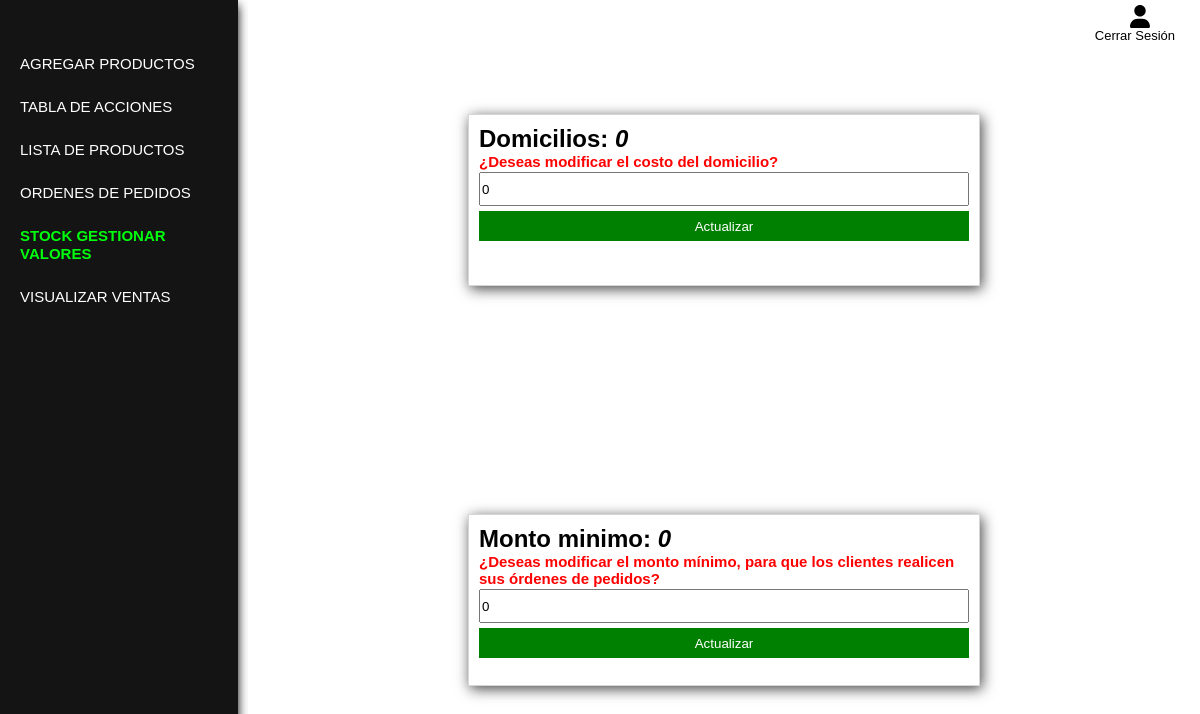
The page /vista/V-admin-gestionar-valores.php (signed in) on the database its author committed.
### tables this page shows
CREATE TABLE IF NOT EXISTS `gestionar_valores` (
  `id_valor` int(11) NOT NULL AUTO_INCREMENT,
  `Valor_Domicilio_Minimo` int(11) NOT NULL,
  `nombre` varchar(20) NOT NULL,
  PRIMARY KEY (`id_valor`)
);

### Modelo/conexion.php (called while the page is built, shortened)
<?php
class conexion{
    private $servidor="localhost";
    private $usuario="root";
    private $contrasenia="";
    private $conexion;
    public function __construct(){
        try{
            $this->conexion= new PDO("mysql:host=$this->servidor;dbname=shop_db",$this->usuario,$this->contrasenia);
            $this->conexion->setAttribute(PDO::ATTR_ERRMODE,PDO::ERRMODE_EXCEPTION);
        }catch( PDOException $e){
        return "falla de conexion".$e;
        }
    }
    public function consultar($sql){
        $sentencia=$this->conexion->prepare($sql);
        $sentencia->execute();
        return $sentencia->fetchAll();
    }
}
?>

### controlador/C-admin-gestionar_valores-ver.php (called while the page is built)
<?php
include("../Modelo/conexion.php");
$objconexion = new conexion();
$valor_minimo = $objconexion->consultar("SELECT * FROM `gestionar_valores` WHERE id_valor = 11");
$objconexion = new conexion();
$valor_Domicilio = $objconexion->consultar("SELECT * FROM `gestionar_valores` WHERE id_valor = 22");
?>

### vista/V-admin-gestionar-valores.php (the view, shortened to what this page needs)
<?php
include("../controlador/C-admin-gestionar_valores-ver.php");
?>
<!DOCTYPE html>
<html lang="en">
<head>
    <link rel="stylesheet" href="../CSS/admin-style.css">
</head>
<body>
    <div class="cont-dashboard">
        <div class="con-cerrar">
            <div class="con-user">
                <img src="../IMG/user-solid (1).svg" alt="">
                <a href="../controlador/C-admin-cerrar.php">Cerrar sesión</a>
            </div>
        </div>
        <nav>
            <ul>
                <li><a href="./V-admin-insertar.php">Agregar productos</a></li>
                <li><a href="./V-admin-table.php">Tabla de acciones</a></li>
                <li><a href="./V-admin-listado.php">Lista de productos</a></li>
                <li><a href="./V-admin-ordenes.php">Ordenes de pedidos</a></li>
                <li><a class="activo" href="#">stock Gestionar valores</a></li>
                <li><a href="./V-admin-ventas.php">Visualizar ventas</a></li>
            </ul>
        </nav>
        <section>
            <div class="cont-values__domicilio">
                <?php foreach ($valor_Domicilio as $Domicilio) { ?>
                <form style="padding: 10px; margin: 0 10px;height: 150px;" action="./V-admin-gestionar-valores.php" method="post">
                <h1>Domicilios: <i><?php echo number_format($Domicilio['Valor_Domicilio_Minimo']); ?></i></h1>
                <h3 class="sub-domicilio">¿Deseas modificar el costo del domicilio?</h3>
                    <input type="number" name="domicilio" value="<?php echo $Domicilio['Valor_Domicilio_Minimo']; ?>" >
                    <button style="height: 30px;cursor:pointer;background:green;border:none;color:white;" type="submit" onclick="return confirm('¿Desea Modificar el valor del domicilio actual?');" name="Act_domicilio" >Actualizar</button>
                </form>
                <?php } ?>
            </div>
            <div class="cont-values__minimo">
            <?php foreach ($valor_minimo as $minimo) { ?>
                <form style="padding: 10px; margin: 0 10px;height: 150px;" action="./V-admin-gestionar-valores.php" method="post">
                <h1>Monto minimo: <i><?php echo number_format($minimo['Valor_Domicilio_Minimo']); ?></i></h1>
                <h3 class="sub-minimo">¿Deseas modificar el monto mínimo, para que los clientes realicen sus órdenes de pedidos?</h3>
                    <input type="number" name="minimo" value="<?php echo $minimo['Valor_Domicilio_Minimo']; ?>" >
                    <button style="height: 30px;cursor:pointer;background:green;border:none;color:white;" type="submit" onclick="return confirm('¿Desea Modificar el valor minimo actual?');" name="Act_minimo" >Actualizar</button>
                </form>
                <?php } ?>
            </div>
        </section>
    </div>
</body>
</html>

### CSS/admin-style.css (style rules this page uses)
* { margin: 0; padding: 0; font-family: Arial, Helvetica, sans-serif; }
img { width: 100px; }
.cont-dashboard { display: flex; gap: 10px; }
nav { height: 100vh; width: 20%; background-color: rgb(20, 20, 20); box-shadow: 0 5px 10px rgb(0, 0, 0); }
ul { margin: 50px 0; }
li { list-style: none; margin: 15px 0; padding: 5px 20px; transition: .5s; }
a { text-decoration: none; font-size: 15px; color: rgb(255, 255, 255); font-weight: 500; text-transform: uppercase; }
.activo { color: rgb(0, 255, 13); font-weight: bold; }
section { height: 100vh; width: 80%; background-color: rgb(255, 255, 255); display: flex; justify-content: center; align-items: center; flex-wrap: wrap; overflow: auto; position: relative; }
h3 { font-size: 15px; color: red; display: inline-block; }
form { display: flex; flex-direction: column; width: 490px; border: 1px solid rgba(0, 0, 0, 0.16); padding: 10px; box-shadow: 2px 3px 13px rgba(0, 0, 0, 0.728); }
input { height: 30px; outline: none; padding: 0 1px; margin: 2px 0 5px 0; }
.con-cerrar { position: absolute; width: 100%; background: transparent; top: 0; z-index: 10; }
.con-user { background-color: transparent; display: flex; flex-direction: column; justify-content: center; align-items: center; width: 100%; }
.con-user img { width: 20px; display: block; align-self: flex-end; padding-right: 50px; padding-top: 5px; }
.con-user a { color: black; text-transform: capitalize; font-size: 13px; align-self: flex-end; padding-right: 25px; }

### rows shown on the page
gestionar_valores: Valor_Domicilio_Minimo "0", domicilio "0"
gestionar_valores: Valor_Domicilio_Minimo "0", minimo "0"
